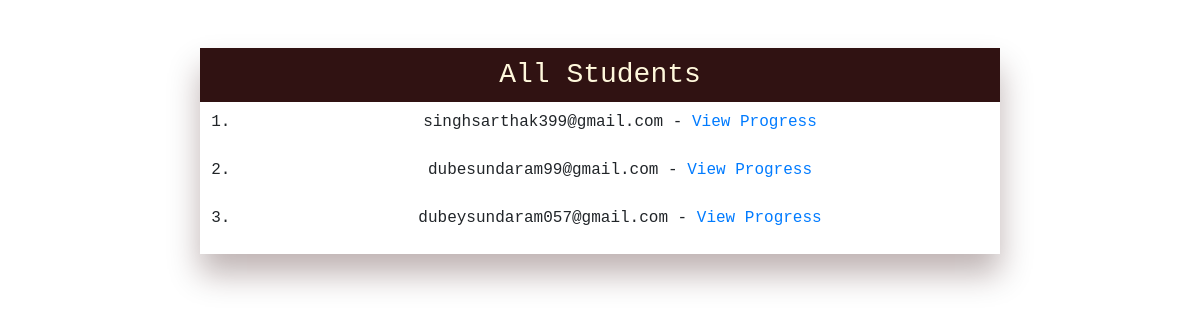
Page /all-students on the committed database.
### app.py (models this page shows, shortened)
class Student(db.Model):
    id = db.Column(db.Integer, primary_key=True)
    email = db.Column(db.String(80), unique=True)
    password = db.Column(db.String(80))

### app.py (the view)
@app.route("/all-students", methods=["GET", "POST"])
def allStudents():
	allstudents = db.session.query(Student).all()
	db.session.commit()
	return render_template("allstudents.html", allstudents=allstudents)

### templates/allstudents.html (shortened to what this page needs)
<div style="margin-top: 10vh;
    width: 100%;
    height: auto;
    max-width: 50rem;
    margin: auto;
text-align: center; align-items: center;
font-family: monospace; box-shadow: 0 20px 30px 0 rgba(43, 5, 5, 0.3);">
{% include "base.html" %}
<h3 style="background-color: rgb(48, 18, 18); color: cornsilk; padding: 10px 10px 10px 10px;">All Students</h3>
<ol>
{% for i in allstudents %}
    <li>{{i.email}} - <a href="/progress/{{i.id}}">View Progress</a></li>
    <br>
{% endfor %}
</ol>
</div>

### rows in the picture
Student: email "singhsarthak399@gmail.com"
Student: email "dubesundaram99@gmail.com"
Student: email "dubeysundaram057@gmail.com"
